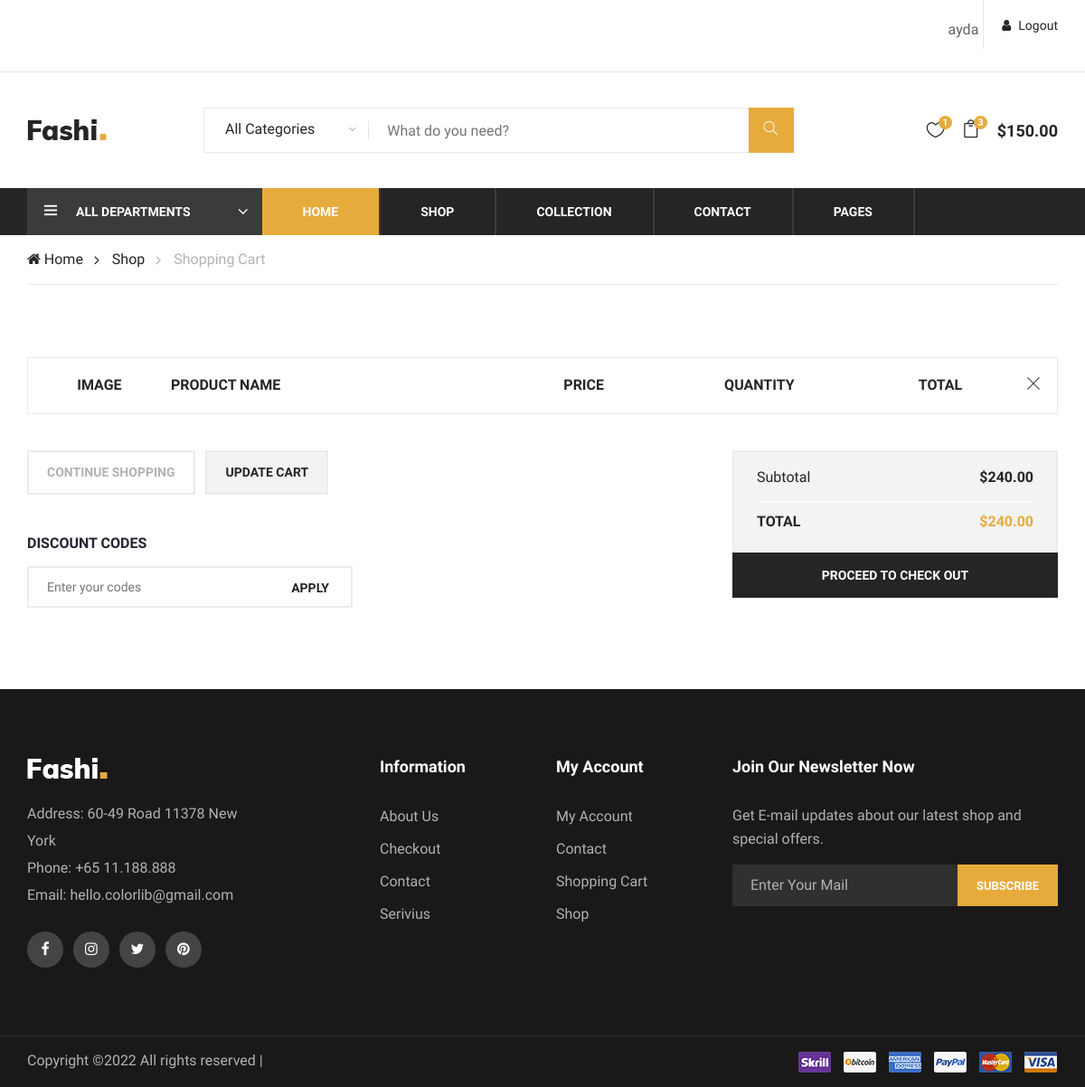
Page /cart/all (signed in) on the earlier database version.
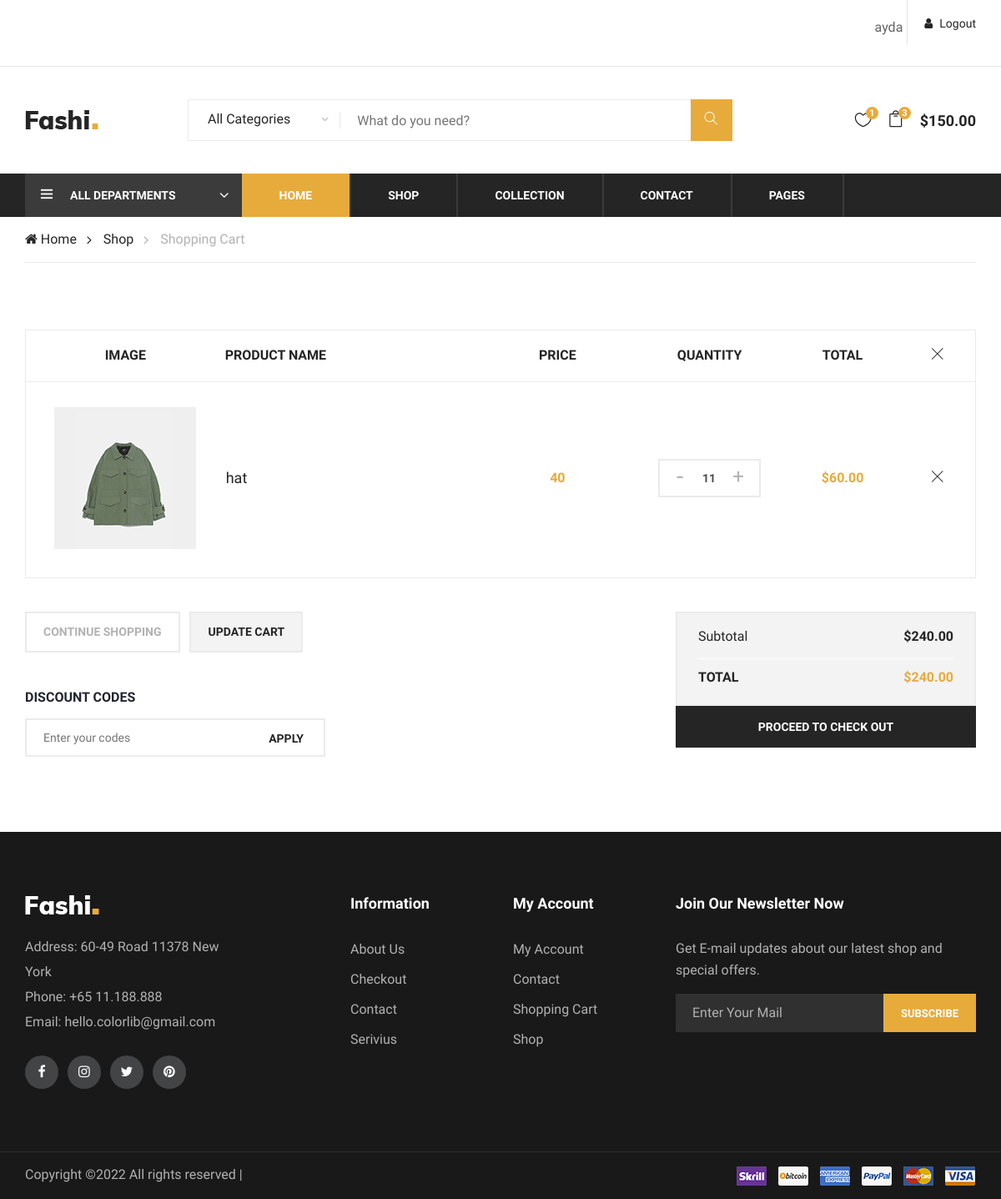
Same page on the later database version.
### base/models.py (models this page shows, shortened)
class Cart(models.Model):
    user=models.ForeignKey(User,on_delete=models.CASCADE)
    product=models.ForeignKey(Product, on_delete=models.CASCADE)
    count=models.TextField(default='')

class Product(models.Model):
    category=models.ForeignKey(Category, on_delete=models.CASCADE)
    admin=models.ForeignKey(User,on_delete=models.CASCADE)
    name= models.CharField(max_length=300)
    price=models.CharField(max_length=20)
    image=models.ImageField(null=True, max_length=100,default='')
    description=models.TextField(null=False,blank=False)
    stock=models.IntegerField()
    discount=models.IntegerField(null=True,blank=True)
    updated=models.DateTimeField(auto_now=True)
    created=models.DateTimeField(auto_now_add=True)
    class Meta:
        ordering=['-updated','-created']

### base/views.py (the view, shortened to what this page needs)
# urls.py: path('cart/<str:pk>',views.cart,name='cart'),
@login_required(login_url='loginUser')
def cart(request,pk):
    cartItems=Cart.objects.filter(Q(user=request.user))
    if pk=='all':
        context={'cartObjs':cartItems}
        return render(request,'base/cart.html',context)
    context={'cartObjs':cartItems}
    return render(request,'base/cart.html',context)

### base/templates/base/cart.html
{%extends 'main.html'%}
{% block content%}
{% load static%}
    <div class="breacrumb-section">
        <div class="container">
            <div class="row">
                <div class="col-lg-12">
                    <div class="breadcrumb-text product-more">
                        <a href="{%url 'home'%}"><i class="fa fa-home"></i> Home</a>
                        <a href="{% url 'shop' %}">Shop</a>
                        <span>Shopping Cart</span>
                    </div>
                </div>
            </div>
        </div>
    </div>
    <section class="shopping-cart spad">
        <div class="container">
            <div class="row">
                <div class="col-lg-12">
                    <div class="cart-table">
                        <table>
                            <thead>
                                <tr>
                                    <th>Image</th>
                                    <th class="p-name">Product Name</th>
                                    <th>Price</th>
                                    <th>Quantity</th>
                                    <th>Total</th>
                                    <th><i class="ti-close"></i></th>
                                </tr>
                            </thead>
                            <tbody>
                                {%for cart in cartObjs%}
                                <tr>
                                    <td class="cart-pic first-row"><img src="{%static 'img/cart-page/product-1.jpg'%}" alt=""></td>
                                    <td class="cart-title first-row">
                                        <h5>{{cart.product.name}}</h5>
                                    </td>
                                    <td class="p-price first-row">{{cart.product.price}}</td>
                                    <td class="qua-col first-row">
                                        <div class="quantity">
                                            <div class="pro-qty">
                                                <input type="text" value="{{cart.count}}">
                                            </div>
                                        </div>
                                    </td>
                                    <td class="total-price first-row">$60.00</td>
                                    <td class="close-td first-row"><i class="ti-close"></i></td>
                                </tr>
                                {%endfor%}
                            </tbody>
                        </table>
                    </div>
                    <div class="row">
                        <div class="col-lg-4">
                            <div class="cart-buttons">
                                <a href="#" class="primary-btn continue-shop">Continue shopping</a>
                                <a href="#" class="primary-btn up-cart">Update cart</a>
                            </div>
                            <div class="discount-coupon">
                                <h6>Discount Codes</h6>
                                <form action="#" class="coupon-form">
                                    <input type="text" placeholder="Enter your codes">
                                    <button type="submit" class="site-btn coupon-btn">Apply</button>
                                </form>
                            </div>
                        </div>
                        <div class="col-lg-4 offset-lg-4">
                            <div class="proceed-checkout">
                                <ul>
                                    <li class="subtotal">Subtotal <span>$240.00</span></li>
                                    <li class="cart-total">Total <span>$240.00</span></li>
                                </ul>
                                <a href="{%url 'checkbill'%}" class="proceed-btn">PROCEED TO CHECK OUT</a>
                            </div>
                        </div>
                    </div>
                </div>
            </div>
        </div>
    </section>
{%endblock%}

### templates/main.html (shortened to what this page needs)
<!DOCTYPE html>
<html lang="zxx">
    {% load static %}
<head>
     <link rel="stylesheet" href="{% static 'css/bootstrap.min.css' %}" type="text/css">
     <link rel="stylesheet" href="{% static 'css/font-awesome.min.css'%}" type="text/css">
     <link rel="stylesheet" href="{% static 'css/themify-icons.css' %}" type="text/css">
     <link rel="stylesheet" href="{% static 'css/elegant-icons.css' %}" type="text/css">
     <link rel="stylesheet" href="{% static 'css/owl.carousel.min.css' %}" type="text/css">
     <link rel="stylesheet" href="{% static 'css/nice-select.css' %}" type="text/css">
     <link rel="stylesheet" href="{% static 'css/jquery-ui.min.css' %}" type="text/css">
     <link rel="stylesheet" href="{% static 'css/slicknav.min.css' %}" type="text/css">
     <link rel="stylesheet" href="{% static 'css/style.css' %}" type="text/css">
</head>
<body>
   {% include 'header.html' %}
    {%block content%}
    {% endblock%}
    {% include 'footer.html' %}
</body>
</html>

### templates/header.html (shortened to what this page needs)
<header class="header-section">
    <div class="header-top">
        <div class="container">
            <div class="ht-right">
                {% if request.user.is_authenticated %}
                <a href="{% url 'logoutUser'%}" class="login-panel"><i class="fa fa-user"></i>Logout</a>
                {%else%}
                <a href="{% url 'loginUser'%}" class="login-panel"><i class="fa fa-user"></i>Login</a>
                {%endif%}
                <div class="lan-selector">
                    {% if request.user.is_authenticated %}
                   <p style="padding: 5px;"> {{request.user}}</p>
                   {%endif%}
                </div>
            </div>
        </div>
    </div>
    <div class="container">
        <div class="inner-header">
            <div class="row">
                <div class="col-lg-2 col-md-2">
                    <div class="logo">
                        <a href="{%url 'home'%}">
                            <img src="img/logo.png" alt="">
                        </a>
                    </div>
                </div>
                <div class="col-lg-7 col-md-7">
                    <form method="GET" action="{% url 'home'%}">
                    <div class="advanced-search">
                        <button type="button" class="category-btn">All Categories</button>
                        <div class="input-group">
                            <input type="text" name="q" placeholder="What do you need?">
                            <button type="button"><i class="ti-search"></i></button>
                        </div>
                    </div>
                </form>
                </div>
                <div class="col-lg-3 text-right col-md-3">
                    <ul class="nav-right">
                        <li class="heart-icon">
                            <a href="#">
                                <i class="icon_heart_alt"></i>
                                <span>1</span>
                            </a>
                        </li>
                        <li class="cart-icon">
                            <a href="{%url 'cart' pk='all'%}">
                                <i class="icon_bag_alt"></i>
                                <span>3</span>
                            </a>
                        </li>
                        <li class="cart-price">$150.00</li>
                    </ul>
                </div>
            </div>
        </div>
    </div>
    <div class="nav-item">
        <div class="container">
            <div class="nav-depart">
                <div class="depart-btn">
                    <i class="ti-menu"></i>
                    <span>All departments</span>
                </div>
            </div>
            <nav class="nav-menu mobile-menu">
                <ul>
                    <li class="active"><a href="{%url 'home'%}">Home</a></li>
                    <li><a href="{% url 'shop'  %}">Shop</a></li>
                    <li><a href="#">Collection</a>
                    </li>
                    <li><a href="{%url 'contact'%}">Contact</a></li>
                    <li><a href="#">Pages</a>
                    </li>
                </ul>
            </nav>
        </div>
    </div>
</header>

### templates/footer.html
 <footer class="footer-section">
    <div class="container">
        <div class="row">
            <div class="col-lg-3">
                <div class="footer-left">
                    <div class="footer-logo">
                        <a href="#"><img src="img/footer-logo.png" alt=""></a>
                    </div>
                    <ul>
                        <li>Address: 60-49 Road 11378 New York</li>
                        <li>Phone: +65 11.188.888</li>
                        <li>Email: hello.colorlib@gmail.com</li>
                    </ul>
                    <div class="footer-social">
                        <a href="#"><i class="fa fa-facebook"></i></a>
                        <a href="#"><i class="fa fa-instagram"></i></a>
                        <a href="#"><i class="fa fa-twitter"></i></a>
                        <a href="#"><i class="fa fa-pinterest"></i></a>
                    </div>
                </div>
            </div>
            <div class="col-lg-2 offset-lg-1">
                <div class="footer-widget">
                    <h5>Information</h5>
                    <ul>
                        <li><a href="#">About Us</a></li>
                        <li><a href="#">Checkout</a></li>
                        <li><a href="#">Contact</a></li>
                        <li><a href="#">Serivius</a></li>
                    </ul>
                </div>
            </div>
            <div class="col-lg-2">
                <div class="footer-widget">
                    <h5>My Account</h5>
                    <ul>
                        <li><a href="#">My Account</a></li>
                        <li><a href="#">Contact</a></li>
                        <li><a href="#">Shopping Cart</a></li>
                        <li><a href="#">Shop</a></li>
                    </ul>
                </div>
            </div>
            <div class="col-lg-4">
                <div class="newslatter-item">
                    <h5>Join Our Newsletter Now</h5>
                    <p>Get E-mail updates about our latest shop and special offers.</p>
                    <form action="#" class="subscribe-form">
                        <input type="text" placeholder="Enter Your Mail">
                        <button type="button">Subscribe</button>
                    </form>
                </div>
            </div>
        </div>
    </div>
    <div class="copyright-reserved">
        <div class="container">
            <div class="row">
                <div class="col-lg-12">
                    <div class="copyright-text">
Copyright &copy;<script>document.write(new Date().getFullYear());</script> All rights reserved |
                    </div>
                    <div class="payment-pic">
                        <img src="img/payment-method.png" alt="">
                    </div>
                </div>
            </div>
        </div>
    </div>
</footer>

Differences in the rows shown:
added Cart: product.name "hat", product.price "40", count "11"
